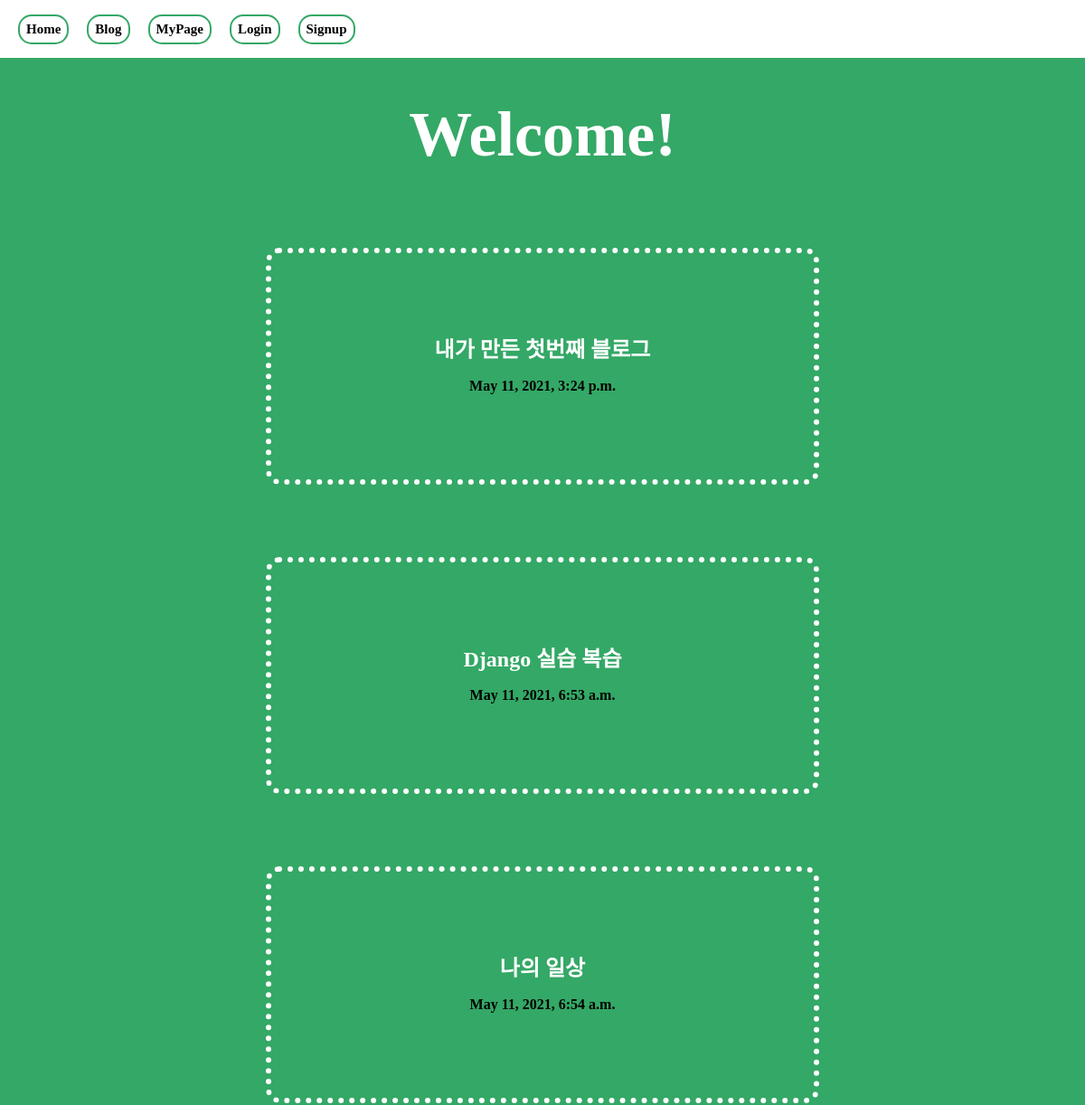
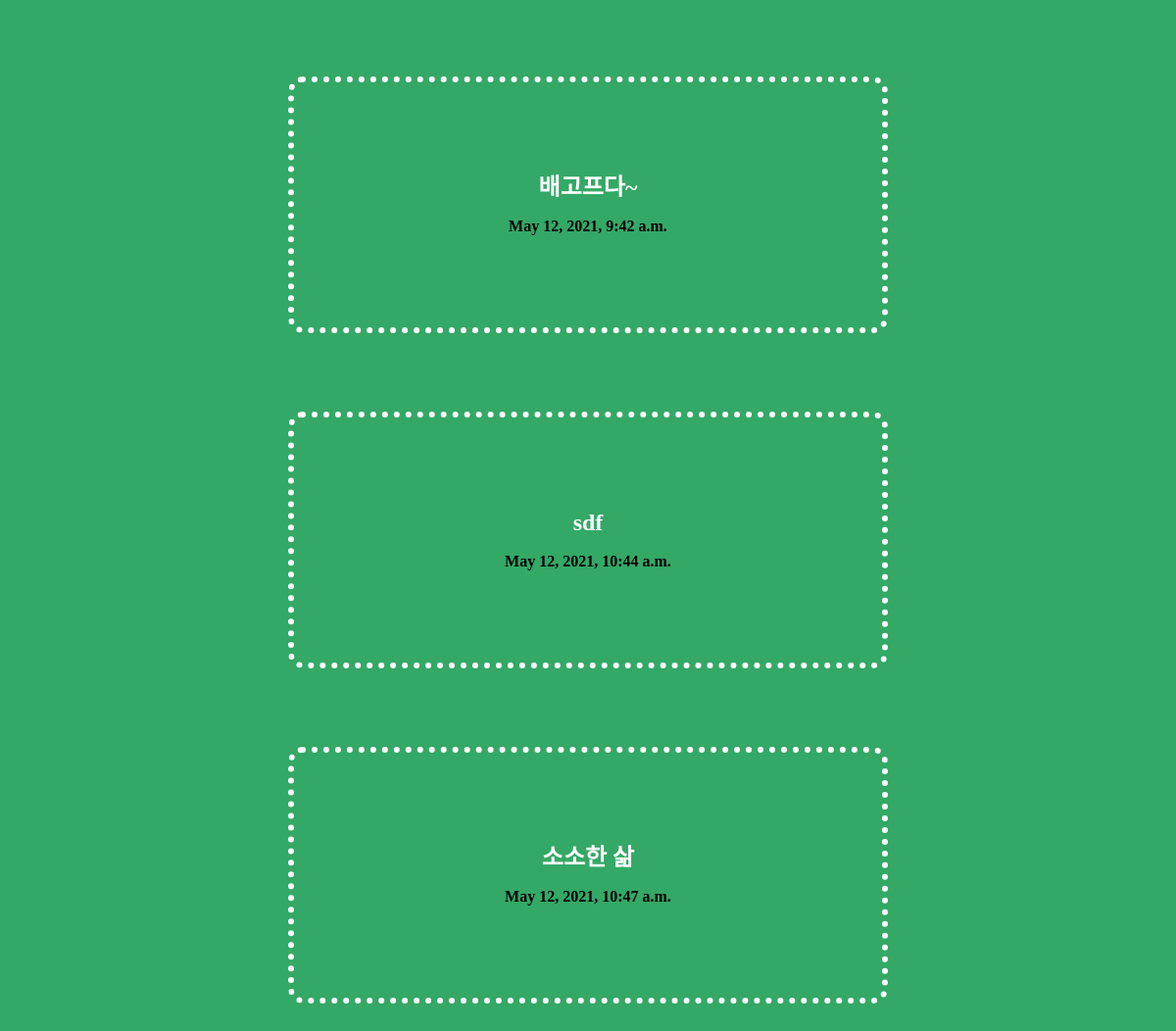
The page /blog/ on the database as committed earlier (2 pictures, top to bottom).
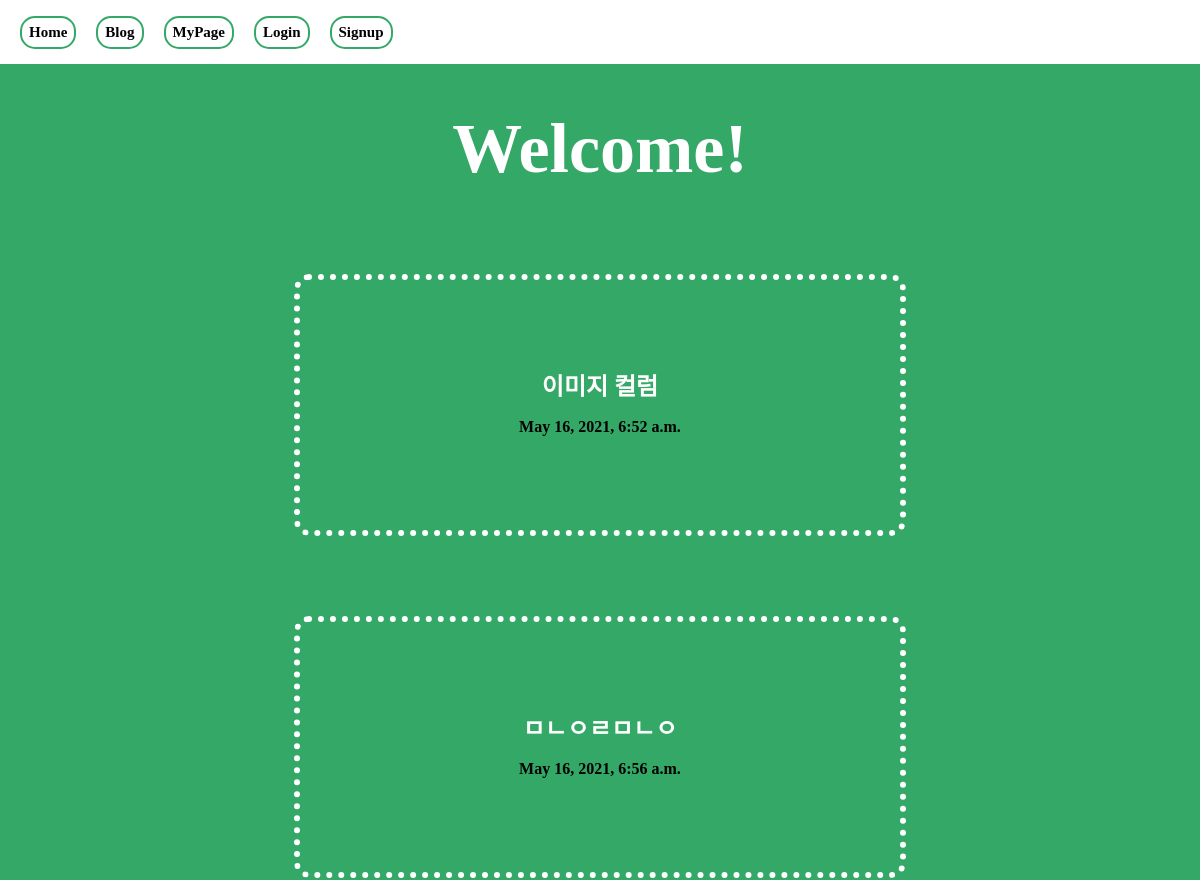
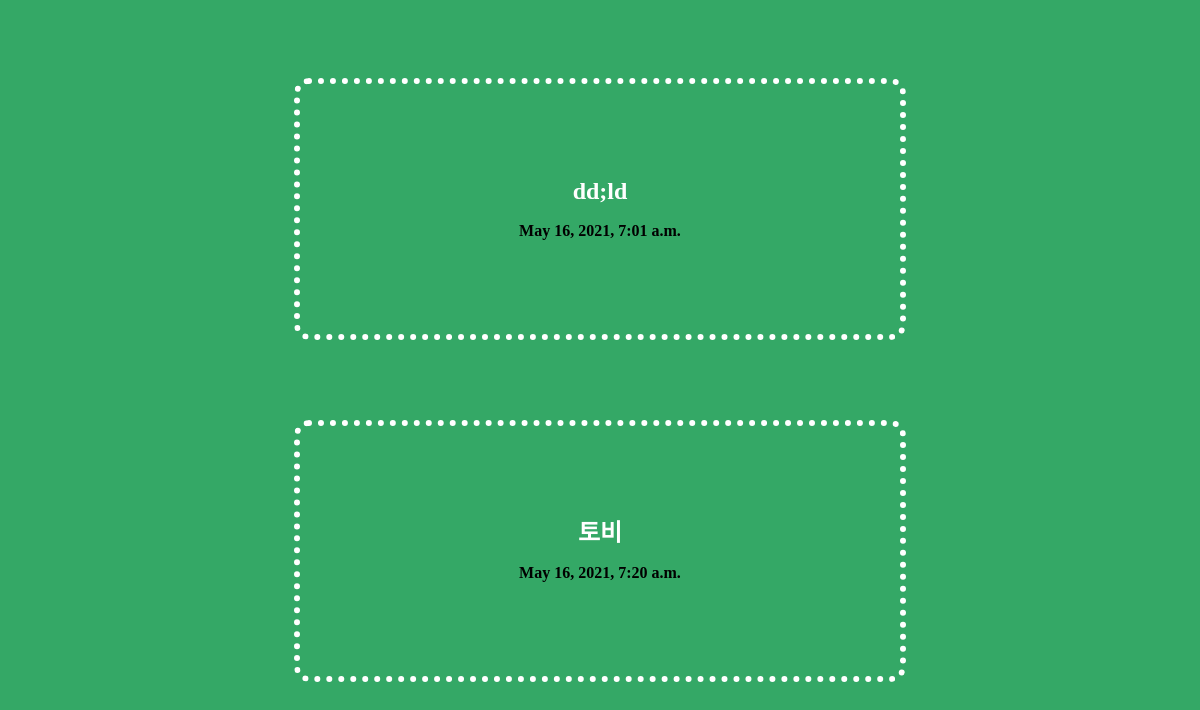
The same page on the database as committed later (2 pictures, top to bottom).
### mbapp/models.py (models this page shows, shortened)
class Blog(models.Model):
    title = models.CharField(max_length=200)
    writer = models.CharField(max_length=100)
    pub_date = models.DateTimeField()
    body = models.TextField()
    image = models.ImageField(upload_to = "blog/", blank=True, null=True)

### mbapp/views.py (the view)
# urls.py: path('', home, name="home"),
def home(request):
    blogs = Blog.objects.all()
    return render(request, 'home.html',{'blogs':blogs})

### mbapp/templates/home.html (shortened to what this page needs)
<!DOCTYPE html>
<html lang="en">
  <head>
    {% load static %}
    <link rel="stylesheet" href='{% static "home.css" %}' />
    <link rel="stylesheet" href='{% static "reset.css" %}' />
  </head>
  <body>
    <div class="commonHeader">
      <a href="{% url 'main' %}">
        <div class="headerItem">Home</div>
      </a>
      <a href="{% url 'home' %}">
        <div class="headerItem">Blog</div>
      </a>
      <a href="{% url 'about' %}">
        <div class="headerItem">MyPage</div>
      </a>
      {% if not user.is_authenticated %}
      <a href="{% url 'login' %}">
        <div class="headerItem">Login</div>
      </a>
      {% endif %}  {% if not user.is_authenticated %}
      <a href="{% url 'signup' %}">
        <div class="headerItem">Signup</div>
      </a>
      {% endif %}
    </div>
    <div class="homeWrapper">
      <div class="homeTitle">
         {% if not user.is_authenticated %}
        <span> Welcome!</span>
        {% endif %}
      </div>
      <div class="homeContents">
         {% for blog in blogs %}
        <a href="{% url 'detail' blog.id %}">
          <div class="homeContent">
            <div class="contentTitle"><span>{{blog.title}}</span></div>
            <div class="contentDate">
              <span>{{blog.pub_date}}</span>
            </div>
          </div>
        </a>
        {% endfor %}
      </div>
    </div>
  </body>
</html>

### mbapp/static/home.css (style rules this page uses)
.homeWrapper { width: 100%; height: auto; background-color: #34a866; display: flex; flex-direction: column; align-items: center; }
.homeTitle { width: 100%; margin-top: 50px; margin-bottom: 50px; display: flex; justify-content: center; }
.homeTitle span { color: #ffffff; font-weight: 800; font-size: 70px; }
.homeContents { width: 100%; height: auto; display: flex; flex-direction: column; align-items: center; justify-content: center; }
.homeContent { margin: 40px; width: 600px; height: 250px; border-radius: 15px; border: 6px dotted #ffffff; display: flex; flex-direction: column; align-items: center; justify-content: center; cursor: pointer; transition: all 0.5s ease-in-out; }
.homeContent .contentTitle { margin-bottom: 20px; }
a { color: black; }
.homeContent .contentTitle span { color: #ffffff; font-size: 24px; font-weight: 700; }
.contentDate { font-size: 16px; font-weight: 800; }
.commonHeader { width: 100%; height: 8vh; background-color: #ffffff; border-radius: 10px; display: flex; align-items: center; }
.commonHeader .headerItem { border-radius: 15px; border: 2px solid #34a866; padding: 7px 7px; margin-left: 20px; font-weight: 800; display: flex; align-items: center; justify-content: center; font-size: 15px; }

### mbapp/templates/home.html (style rules this page uses)
a { text-decoration: none; }

Rows that differ between the two databases and show on the page:
removed Blog: title "내가 만든 첫번째 블로그", pub_date "May 11, 2021, 3:24 p.m."
removed Blog: title "Django 실습 복습", pub_date "May 11, 2021, 6:53 a.m."
removed Blog: title "배고프다~", pub_date "May 12, 2021, 9:42 a.m."
removed Blog: title "sdf", pub_date "May 12, 2021, 10:44 a.m."
removed Blog: title "소소한 삶", pub_date "May 12, 2021, 10:47 a.m."
added Blog: title "이미지 컬럼", pub_date "May 16, 2021, 6:52 a.m."
added Blog: title "ㅁㄴㅇㄹㅁㄴㅇ", pub_date "May 16, 2021, 6:56 a.m."
added Blog: title "dd;ld", pub_date "May 16, 2021, 7:01 a.m."
changed Blog: title "나의 일상" → "토비"; pub_date "May 11, 2021, 6:54 a.m." → "May 16, 2021, 7:20 a.m."
